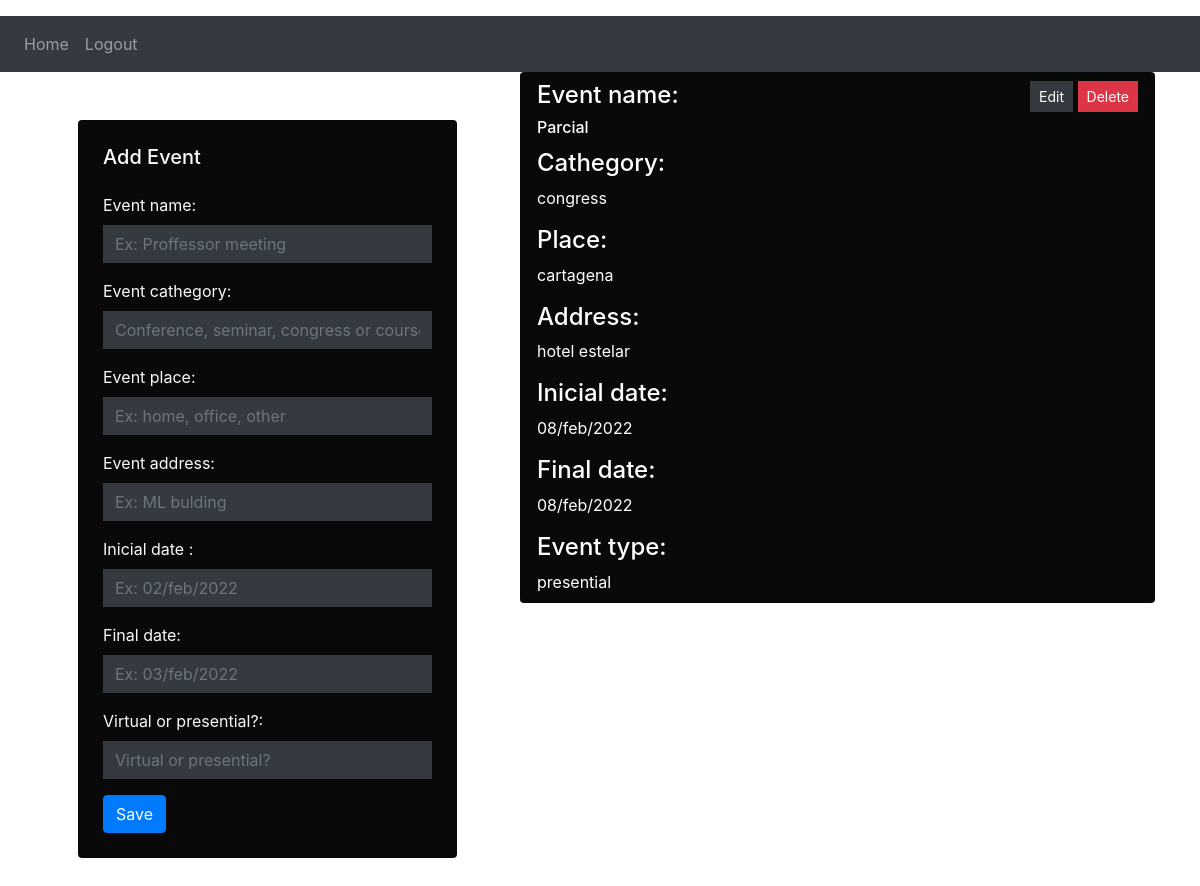
The app's page / (signed in) with its own data.
### website/models.py (models this page shows, shortened)
class Note(db.Model):
    id = db.Column(db.Integer, primary_key=True)
    nombre = db.Column(db.String(1000))
    categoria = db.Column(db.String(1000))
    lugar = db.Column(db.String(1000))
    direccion = db.Column(db.String(1000))
    inicio = db.Column(db.String(1000))
    fin = db.Column(db.String(1000))
    modalidad = db.Column(db.String(1000))
    user_id = db.Column(db.Integer, db.ForeignKey('user.id'))

### website/views.py (the view)
@views.route('/')
@login_required
def home():
    note = Note.query.all()
    return render_template("home.html", user=current_user , note=note)

### website/__init__.py (called while the page is built)
def create_app():
    app = Flask(__name__)
    app.config['SECRET_KEY'] = 'password1234'
    app.config['SQLALCHEMY_DATABASE_URI'] = f'sqlite:///{DB_NAME}' #where to create the db
    db.init_app(app)
    from .views import views
    from .auth import auth
    app.register_blueprint(views, url_prefix='/')
    app.register_blueprint(auth, url_prefix='/')
    from .models import User, Note
    with app.app_context():
        db.create_all()
    login_manager = LoginManager()
    login_manager.login_view = 'auth.login'
    login_manager.init_app(app)
    @login_manager.user_loader
    def load_user(id):
        return User.query.get(int(id)) # looks for the primary key
    return app

### website/templates/home.html (shortened to what this page needs)
{% extends "base.html" %}
{% block content %}
    <div class="row">
        <div class="col-md-5 p-5">
          {%  include 'partials/_taskForm.html' %}
        </div>
        <div class="col-md-7">
          {% for note in user.notes %}
            <div class="card mb-1 bg-black text-white">
              <div class="card-body py-2 px-3">
                <div class="d-flex justify-content-between">
                  <h4>Event name:</h4>
                  <div>
                    <a href="{{ url_for('views.update', id=note.id) }}" class="btn btn-dark btn-sm rounded-0">Edit</a>
                    <a href="{{ url_for('views.delete', id=note.id) }}" class="btn btn-danger btn-sm rounded-0">Delete</a>
                  </div>
                </div>
                <h5 class="card-title h6">{{ note.nombre }}</h5>
                <h4>Cathegory:</h4>
                <p class="card-text">{{ note.categoria }}</p>
                <h4>Place:</h4>
                <p class="card-text">{{ note.lugar }}</p>
                <h4>Address:</h4>
                <p class="card-text">{{ note.direccion }}</p>
                <h4>Inicial date:</h4>
                <p class="card-text">{{ note.inicio }}</p>
                <h4>Final date:</h4>
                <p class="card-text">{{ note.fin }}</p>
                <h4>Event type:</h4>
                <p class="card-text">{{ note.modalidad }}</p>
              </div>
            </div>
          {% endfor %}
        </div>
      </div>
        </div>
{% endblock %}

### website/static/main.css (style rules this page uses)
body { background: #121212; }
.bg-black { background: #090909 !important; }

### records on screen
Note: nombre "Parcial", categoria "congress", lugar "cartagena", direccion "hotel estelar", inicio "08/feb/2022", fin "08/feb/2022", modalidad "presential"
